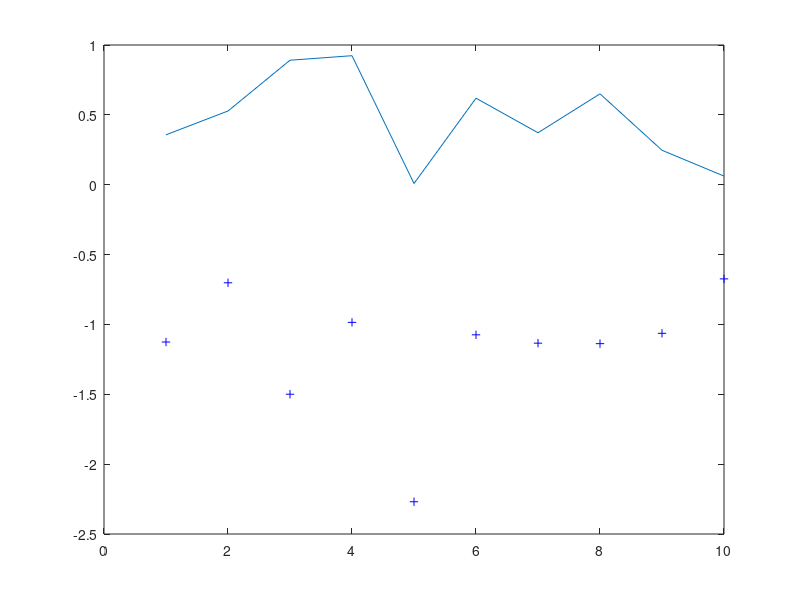
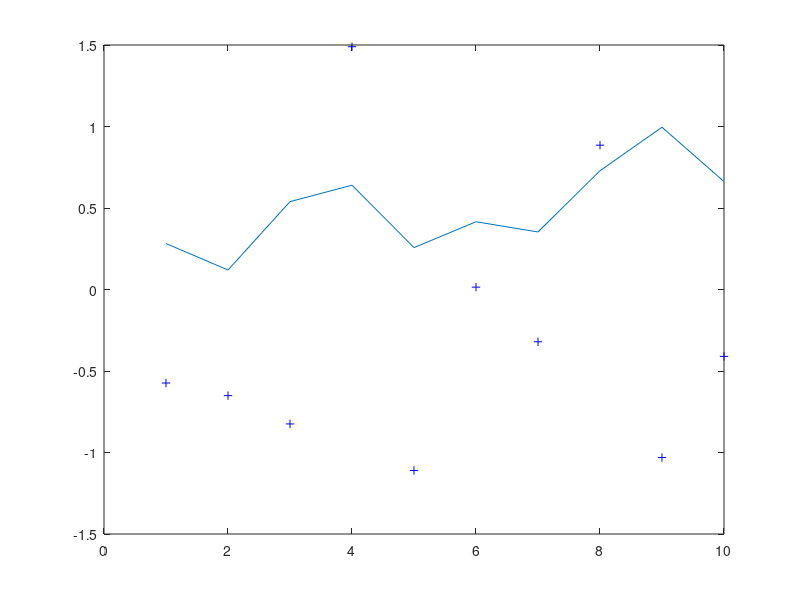

These figures' MATLAB source, in order:
%% Espirit_baseline
clear;clc;
%% Initializations
g_weight = 1;
v_weight = 0.5;
n_weight = 0;
g_phse = pi/6;
v_phase = pi/4;
array_size = 6;
Averaged_samples = 10;

X = zeros(1,array_size);
phase1 = zeros(1,Averaged_samples);
phase2 = zeros(1,Averaged_samples);

comp_1 = zeros(1,Averaged_samples);
comp_2 = zeros(1,Averaged_samples);
%% Two Element Array size
% A on Case 1
for Averaged_sample = 1:Averaged_samples;
    phi_one = rand();
    phi_two = rand();
    for pos = 1:array_size;
        
        distance = pos/2;
        X(1,pos) = g_weight*exp(1i*2*pi*phi_one)*exp(-1i*distance*sin(g_phse))... %Ground
            + v_weight*exp(1i*2*pi*phi_two)*exp(-1i*distance*sin(v_phase))...  %Vegetaion
            + n_weight*sqrt(-2*log(1-rand))*exp(1i*2*pi*rand);  %Noise
    end
    
    Y1 = [X(1,1); X(1,2)]; Y2 = [X(1,5);X(1,6)]; %Baseline = 4d
    % Y1 = [X(1,2),X(1,3)]; Y2 = [X(1,4),X(1,5)]; %Baseline = 2d
    %    Y1 = [X(1,3),X(1,4)]; Y2 = [X(1,4),X(1,5)]; %Baseline = d
    %     Y1 = [X(1,2),X(1,3),X(1,4)]; Y2 = [X(1,3),X(1,4),X(1,5)]; %Baseline = d
    %     Y1 = [X(1,1),X(1,2),X(1,3),X(1,4)]; Y2 = [X(1,2),X(1,3),X(1,4),X(1,5)]; %Baseline = d
    
    R1 = bsxfun(@times, Y1,Y1');
    R2 =  bsxfun(@times, Y1,Y2');
    
    A =  bsxfun(@times,R1,R2');
    
    [u,uv] = eig(A);
    [~,kk]=sort(angle(diag(uv)),'ascend');
    
    phase1(1,Averaged_sample) = phase1(Averaged_sample) + angle(uv(kk(1),kk(1)));
    phase2(1,Averaged_sample) = phase2(Averaged_sample) + angle(uv(kk(2),kk(2)));
    comp_1(1,Averaged_sample) = comp_1(Averaged_sample) + phi_one;
    comp_2(1,Averaged_sample) = comp_2(Averaged_sample) + phi_two;
end

%% Ploting Results

figure(1)
plot(phase1,'b+');
hold on;
plot(comp_1)
hold off;

figure(2)
plot(phase2,'b+');hold on;
plot(comp_2);
hold off;
